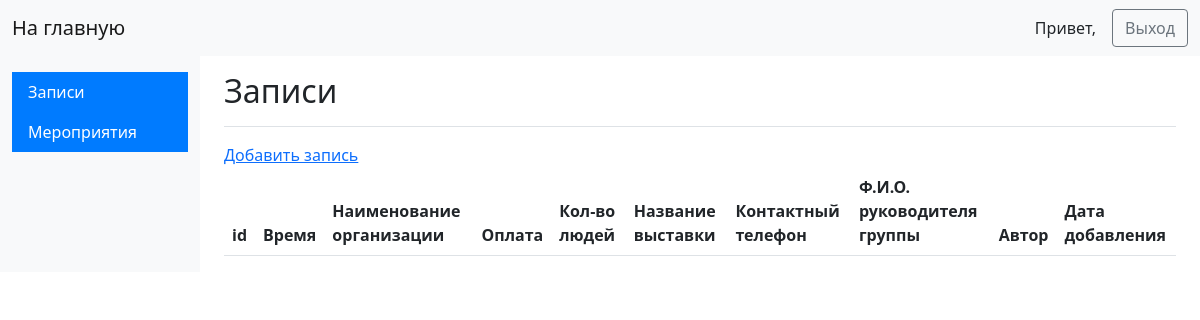
Before: /admin/goods/2024-12-02 (signed in) with the older database file.
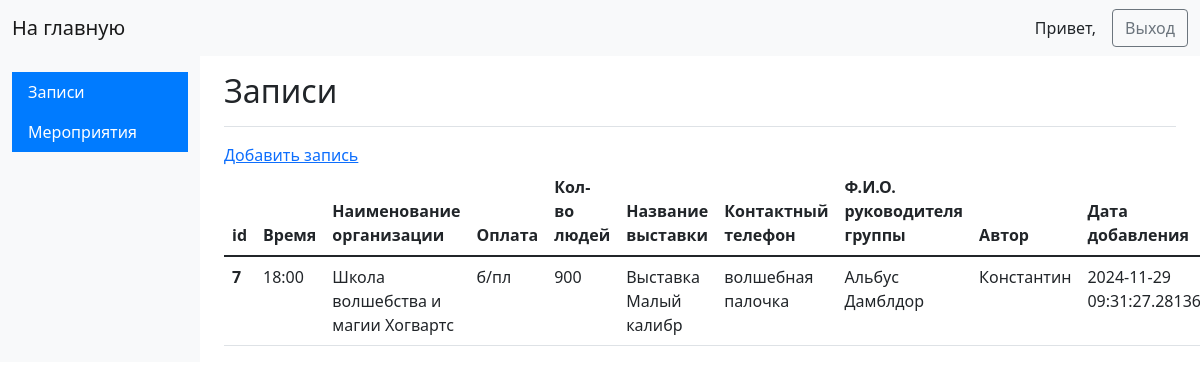
After: the same page with the newer database file.
### app.py (models this page shows, shortened)
class Goods(db.Model):
    __tablename__ = 'goods'
    goods_id = db.Column(name='goods_id', type_=db.Integer(), primary_key=True)
    time = db.Column(db.String(30), nullable=True)
    phone = db.Column(db.String(), nullable=True)
    size_id = db.Column(db.Integer(), nullable=True)
    category_id = db.Column(db.Integer(), nullable=True)
    date = db.Column(db.Integer(), nullable=True)
    peoples = db.Column(db.Integer(), nullable=True)
    orgname = db.Column(db.String(100), nullable=True)
    fio = db.Column(db.String(), nullable=True)
    autor = db.Column(db.String, nullable=False)
    created_on = db.Column(db.DateTime(), default=datetime.utcnow)

class Size(db.Model):
    size_id = db.Column(db.Integer, primary_key=True)
    size_name = db.Column(db.String(60), nullable=False)
    created_on = db.Column(db.DateTime(), default=datetime.utcnow)

class Category(db.Model):
    category_id = db.Column(db.Integer, primary_key=True)
    category_name = db.Column(db.String(60), nullable=False)
    created_on = db.Column(db.DateTime(), default=datetime.utcnow)

### app.py (the view)
@app.route('/admin/goods/<string:date>', methods = ['GET'])
def get_good_for_date(date):
    if 'username' not in session:
        return redirect('/admin')
    else:
        goods = Goods.query.filter_by(date=date).all()
        sizes = {}
        categories = {}
        for size in Size.query.order_by(desc(Size.created_on)).all():
            sizes.update({size.size_id: size.size_name})
        for category in Category.query.order_by(desc(Category.created_on)).all():
            categories.update({category.category_id: category.category_name})
        return render_template('goodcard.html', goods=goods,sizes=sizes,categories=categories)

### app.py (called while the page is built)
@login.user_loader
def load_user(id):
    return db.session.get(Admin, int(id))

### templates/goodcard.html
{% extends 'base_admin.html' %}
{% block content %}
        <main class="col-md-9 ms-sm-auto col-lg-10 px-md-4">
            <div class="d-flex justify-content-between flex-wrap flex-md-nowrap align-items-center pt-3 pb-2 mb-3 border-bottom">
                <h1 class="h2">Записи</h1>
            </div>
            <a href="/admin/goods/add">Добавить запись</a>
            <table class="table">
              <thead class="thead-dark">
                <tr>
                  <th scope="col">id</th>
                  <th scope="col">Время</th>
                  <th scope="col">Наименование организации</th>
                  <th scope="col">Оплата</th>
                  <th scope="col">Кол-во людей</th>
                  <th scope="col">Название выставки</th>
                  <th scope="col">Контактный телефон</th>
                  <th scope="col">Ф.И.О. руководителя группы</th>
                  <th scope="col">Автор</th>
                  <th scope="col">Дата добавления</th>
                </tr>
              </thead>
              <tbody>
                {% for good in goods %}
                    <tr>
                      <th scope="row">{{ good.goods_id }}</th>
                      <td>{{ good.time }}</td>
                      <td>{{ good.orgname }}</td>
                      <td>{{ sizes.get(good.size_id) }}</td>
                      <td>{{ good.peoples }}</td>
                      <td>{{ categories.get(good.category_id) }}</td>
                      <td>{{ good.phone }}</td>
                      <td>{{ good.fio }}</td>
                      <td>{{ good.autor }}</td>
                      <td>{{ good.created_on }}</td>
                    </tr>
                {% endfor %}
              </tbody>
            </table>
{% endblock %}

Changed rows visible on the page:
added Goods: goods_id "7", time "18:00", orgname "Школа волшебства и магии Хогвартс", peoples "900", phone "волшебная палочка", fio "Альбус Дамблдор", autor "Константин", created_on "2024-11-29…"
now on this page (row unchanged): Size: get "б/пл"
now on this page (row unchanged): Category: get "Выставка Малый калибр"
